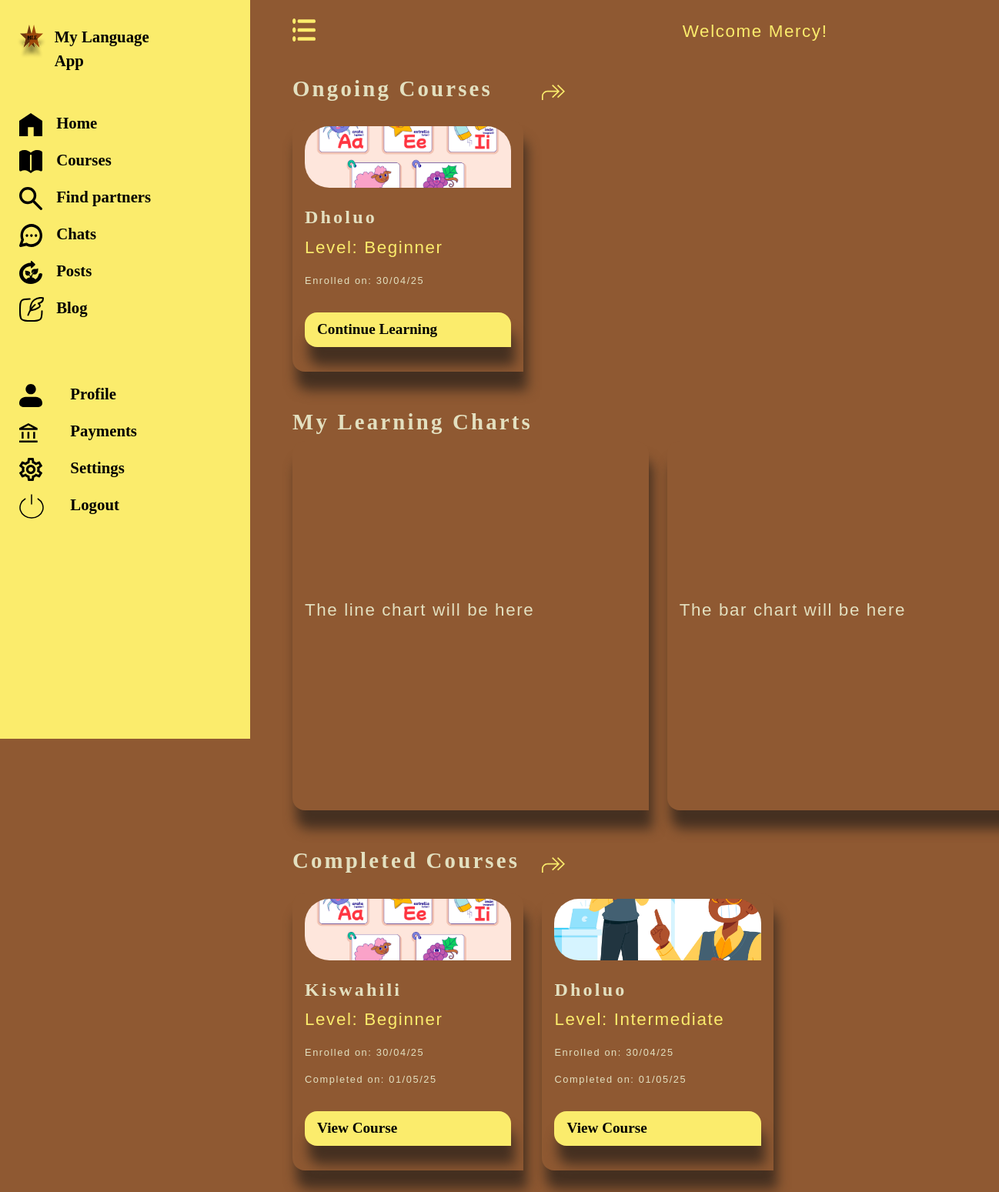
The page /dashboard/ (signed in) on the database its author committed.
### lang_app/models.py (models this page shows, shortened)
class MyUser(AbstractUser):
    email = models.EmailField(unique=True)
    country=models.CharField(max_length=30)
    city = models.CharField(max_length=30, null=True, blank=True)
    device_info = models.CharField(max_length=30,null=True, blank=True)
    display_name=CharField(unique=True, max_length=255, blank=True, null=True)
    phone_number = models.CharField(unique=True, max_length=255, blank=True, null=True)
    profile_picture = models.ImageField(upload_to='profile_pictures', blank=True, null=True)
    slug = AutoSlugField(populate_from=user_slug_populate, unique=True, always_update=False, editable=False, max_length=255)
    objects = CustomUserManager()
    USERNAME_FIELD = 'email'
    REQUIRED_FIELDS = ['username']

class EnrolledCourses(models.Model):
    course_name=models.ForeignKey(Course,on_delete=models.CASCADE, related_name='courses')
    course_level =models.CharField(choices=LEVEL_CHOICES, max_length=255, default='beginner')
    student=models.ForeignKey(MyUser,on_delete=models.CASCADE, related_name='students')
    enrolment_date=models.DateTimeField(auto_now_add=True)
    is_enrolled=models.BooleanField(default=False)
    is_completed=models.BooleanField(default=False)
    completion_date=models.DateTimeField(blank=True, null=True)
    slug = AutoSlugField(populate_from=enroll_slug_populate, unique=True, always_update=False, editable=False)
    class Meta:
        unique_together = ('student', 'course_name', 'course_level')

class Course(models.Model):
    course_name=models.CharField(max_length=255)
    course_level=models.CharField(choices=LEVEL_CHOICES, max_length=255, default='beginner')
    instructor_name=models.CharField(max_length=255)
    difficulty = models.IntegerField(choices=DIFFICULTY_CHOICES, default=1)
    slug = AutoSlugField(populate_from=course_slug_populate, unique=True, always_update=False, editable=False)
    class Meta:
        ordering = ['course_name','difficulty']

### lang_app/views.py (the view)
# urls.py: path('dashboard/', views.main_dashboard, name='dashboard'),
@login_required
def main_dashboard(request):
    enrolled_courses=EnrolledCourses.objects.filter(student=request.user,is_completed=False).order_by('-enrolment_date')[:3]
    completed_courses = EnrolledCourses.objects.filter(student=request.user,is_completed=True).order_by('-enrolment_date')[:3]
    context={"enrolled_courses":enrolled_courses, "completed_courses":completed_courses}
    return render(request, 'main-dashboard.html', context)

### lang_app/templates/main-dashboard.html
{% extends 'dashboard-base.html' %}
{% load static %}
 {% block welcome %}
 <p class="a-link text-right">Welcome {{ user.last_name|capfirst }}!</p>
{% endblock %}
{% block content %}
    <section>
    <a href="{% url 'ongoing-courses' %}">
        <div class="row align-items-center mb-3">
            <h3 class="col-md-4">Ongoing Courses</h3>
            <div class="col-md-1">
                 <img src="{% static 'images/more-btn.svg' %}" alt="view-all-ongoing-courses" class="img-fluid">
            </div>
        </div>
    </a>
    <div class="row mt-1 blogs">
    {% for enrolled in enrolled_courses %}
    <div class="col-md-4 justify-content-between mb-5">
    <div class="course-items">
        {% if enrolled.course_level == 'beginner' %}
             <img src="{% static 'images/beginner-level.jpg' %}" alt="course-image" class="img-fluid course-image">
        {% elif enrolled.course_level == 'intermediate' %}
             <img src="{% static 'images/intermediate-level.jpg' %}" alt="course-image" class="img-fluid course-image">
        {% elif enrolled.course_level == 'advanced' %}
             <img src="{% static 'images/advanced-level.jpg' %}" alt="course-image" class="img-fluid course-image">
        {% endif %}
          <h2 class="mt-4">{{ enrolled.course_name.course_name|capfirst }}</h2>
          <p class="a-link">Level: {{ enrolled.course_level|capfirst }}</p>
          <p class="small-date">Enrolled on: {{ enrolled.enrolment_date|date:'d/m/y' }}</p>
          <a href="{% url 'course-modules' enrolled.slug %}" class="sign-in-btn-new mt-3">Continue Learning</a>
    </div>
        </div>
        {% empty %}
        <p>You have no ongoing course at the moment</p>
    {% endfor %}
    </div>
     <h3 class="col-md-4">My Learning Charts</h3>
    <div class="row mt-1 blogs">
    <div class="col-md-6 justify-content-between mb-5">
    <div class="course-items charts">
       <p>The line chart will be here</p>
    </div>
    </div>
     <div class="col-md-6 justify-content-between mb-5">
    <div class="course-items charts">
       <p>The bar chart will be here</p>
    </div>
    </div>
    </div>
<a href="{% url 'completed-courses' %}">
        <div class="row align-items-center mb-3">
            <h3 class="col-md-4">Completed Courses</h3>
           <div class="col-md-1">
                 <img src="{% static 'images/more-btn.svg' %}" alt="view-all-ongoing-courses" class="img-fluid">
            </div>
        </div>
    </a>
    <div class="row mt-1 blogs">
    {% for enrolled in completed_courses %}
    <div class="col-md-4 justify-content-between mb-5">
    <div class="course-items">
        {% if enrolled.course_level == 'beginner' %}
             <img src="{% static 'images/beginner-level.jpg' %}" alt="course-image" class="img-fluid course-image">
        {% elif enrolled.course_level == 'intermediate' %}
             <img src="{% static 'images/intermediate-level.jpg' %}" alt="course-image" class="img-fluid course-image">
        {% elif enrolled.course_level == 'advanced' %}
             <img src="{% static 'images/advanced-level.jpg' %}" alt="course-image" class="img-fluid course-image">
        {% endif %}
          <h2 class="mt-4">{{ enrolled.course_name.course_name|capfirst }}</h2>
          <p class="a-link">Level: {{ enrolled.course_level|capfirst }}</p>
          <p class="small-date">Enrolled on: {{ enrolled.enrolment_date|date:'d/m/y' }}</p>
          <p class="small-date">Completed on: {{ enrolled.completion_date|date:'d/m/y' }}</p>
          <a href="{% url 'course-modules' enrolled.slug %}" class="sign-in-btn-new mt-3">View Course</a>
    </div>
        </div>
        {% empty %}
        <p>No courses have been completed yet</p>
    {% endfor %}
    </div>
    </section>
{% endblock %}

### lang_app/static/css/base.css (style rules this page uses)
body { background-color: #8F5932; min-height: 100vh; }
a { text-decoration: none; color: black; }
h2,h3 { color: #E3E0C0; letter-spacing: 0.2rem; }
h2 { font-size: 2.5rem; font-weight: 700; }
h3 { font-size: 1.8rem; font-weight: 600; }
p { font-family: "Poppins", sans-serif; font-size: 1.4rem; letter-spacing: 0.1rem; color: #E3E0C0; }
.sign-in-btn-new { background-color: #FBEC6C; padding: 0.5rem 1rem 0.5rem 1rem; border-radius: 1rem 1rem 0 1rem; box-shadow: 0.3rem 1.5rem 1rem #453021; color: #000000; font-weight: 600; font-size: 1.2rem; }
.course-items { background-color: #8F5932; border-radius: 1rem 1rem 0 1rem; box-shadow: 0.3rem 1.5rem 1rem #453021; padding: 0.5rem 1rem 2rem 1rem; min-height: 20rem; justify-content: center; display: flex; flex-direction: column; }
.course-image { height: 5rem; width: 100%; object-fit: cover; border-radius: 2rem 2rem 0 2rem; }
.a-link { color: #FBEC6C; }
.blogs h2 { font-size: 1.5rem; }
.small-date { font-size: 0.8rem; }
.charts { min-height: 60vh; }

### rows shown on the page
MyUser: last_name "Mercy"
EnrolledCourses: course_name.course_name "Dholuo", course_level "Beginner", enrolment_date "30/04/25"
EnrolledCourses: course_name.course_name "Kiswahili", course_level "Beginner", enrolment_date "30/04/25", completion_date "01/05/25"
EnrolledCourses: course_name.course_name "Dholuo", course_level "Intermediate", enrolment_date "30/04/25", completion_date "01/05/25"
